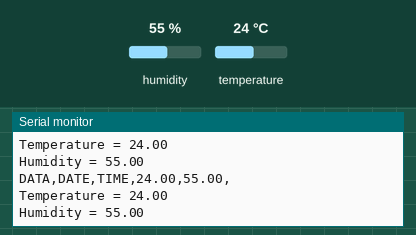
Recording of a sketch running on a simulated Arduino Uno, built with avr-gcc and run on an emulated ATmega328P. On the bench: the last lines printed to the serial monitor. The inputs (shaded band) are chosen by the test bench; at power-on: humidity 55 %, temperature 24 °C. The local clock reads 2024-03-15 10:24:30 at power-on unless the sketch sets it; storage starts empty.

Above: at 6.9 s.
7.0 s: humidity set to 22 %
At 8.6 s:
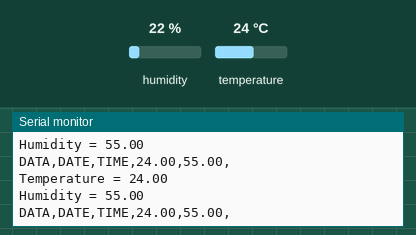
13.8 s: temperature set to 12 °C
At 20.3 s:
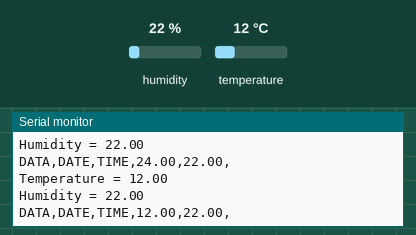
20.6 s: humidity set to 40 %
At 25.6 s:
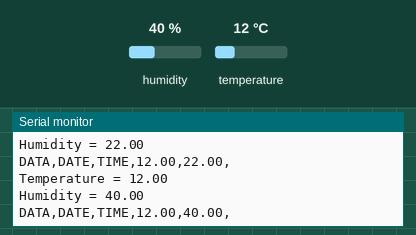
Timing chart, 0 to 27.1 s (numbered marks = the images above; inputs shaded):
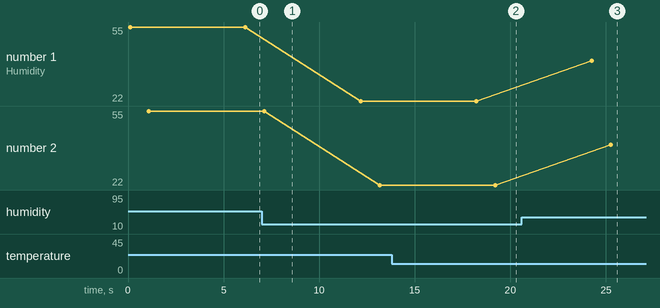

The sketch:

sketch_may15a.ino
```cpp
#include "DHT.h"


#include <DS3231.h> //Library for RTC module (Download from Link in article)
#include <SPI.h> //Library for SPI communication (Pre-Loaded into Arduino)
#include <SD.h> //Library for SD card (Pre-Loaded into Arduino)

#define DHT11_PIN 7 //Sensor output pin is connected to pin 7
#define DHTTYPE DHT11
DHT DHT(DHT11_PIN,DHTTYPE);
const int chipSelect = 4; //SD card CS pin connected to pin 4 of Arduino

// Init the DS3231 using the hardware interface
DS3231  rtc(SDA, SCL);
float temp;
float humid;
void setup()
{

  // Setup Serial connection
  Serial.begin(9600);
  Initialize_SDcard();
  Initialize_RTC();
  Initialize_PlxDaq();
}

void loop()
{

  Read_DHT11();
  Read_TempHum();
  Write_SDcard();
  Write_PlxDaq();
  delay(5000); //Wait for 5 seconds before writing the next data
}

void Write_PlxDaq()
  {
    Serial.print("DATA"); //always write "DATA" to Indicate the following as Data
    Serial.print(","); //Move to next column using a ","

    Serial.print("DATE"); //Store date on Excel
    Serial.print(","); //Move to next column using a ","

    Serial.print("TIME"); //Store date on Excel
    Serial.print(","); //Move to next column using a ","

    Serial.print(temp); //Store date on Excel
    Serial.print(","); //Move to next column using a ","

    Serial.print(humid); //Store date on Excel
    Serial.print(","); //Move to next column using a ","

    Serial.println(); //End of Row move to next row
  }

void Initialize_PlxDaq()
{
Serial.println("CLEARDATA"); //clears up any data left from previous projects
Serial.println("LABEL,Date,Time,Temperature,Humidity"); //always write LABEL, to indicate it as first line
}

void Write_SDcard()
{
    // open the file. note that only one file can be open at a time,
  // so you have to close this one before opening another.
  File dataFile = SD.open("LoggerCD.txt", FILE_WRITE);

  // if the file is available, write to it:
  if (dataFile) {
    dataFile.print(rtc.getDateStr()); //Store date on SD card
    dataFile.print(","); //Move to next column using a ","

    dataFile.print(rtc.getTimeStr()); //Store date on SD card
    dataFile.print(","); //Move to next column using a ","

    dataFile.print(temp); //Store date on SD card
    dataFile.print(","); //Move to next column using a ","

    dataFile.print(humid); //Store date on SD card
    dataFile.print(","); //Move to next column using a ","

    dataFile.println(); //End of Row move to next row
    dataFile.close(); //Close the file
  }
  else
  Serial.println("OOPS!! SD card writing failed");
}

void Initialize_SDcard()
{
  // see if the card is present and can be initialized:
  if (!SD.begin(chipSelect)) {
    Serial.println("Card failed, or not present");
    // don't do anything more:
    return;
  }
   // open the file. note that only one file can be open at a time,
  // so you have to close this one before opening another.
  File dataFile = SD.open("LoggerCD.txt", FILE_WRITE);
  // if the file is available, write to it:
  if (dataFile) {
    dataFile.println("Date,Time,Temperature,Humidity"); //Write the first row of the excel file
    dataFile.close();
  }
}

void Initialize_RTC()
{
   // Initialize the rtc object
  rtc.begin();

//#### The following lines can be uncommented to set the date and time for the first time###

rtc.setDOW(FRIDAY);     // Set Day-of-Week to SUNDAY
rtc.setTime(18, 46, 45);     // Set the time to 12:00:00 (24hr format)
rtc.setDate(6, 30, 2017);   // Set the date to January 1st, 2014
}

void Read_DHT11()
{
int chk = DHT.read(DHT11_PIN);
}

void Read_DateTime()
{
  // Send date
  Serial.print(rtc.getDateStr());
  Serial.print(" -- ");

  // Send time
  Serial.println(rtc.getTimeStr());
}

void Read_TempHum()
{
  Serial.print("Temperature = ");
  float t=DHT.readTemperature();
  temp=t;
  Serial.println(t);
  Serial.print("Humidity = ");
  float h=DHT.readHumidity();
  humid=h;
  Serial.println(h);
 delay(1000);
}
```

Measured:
- after the input at 13.8 s, the serial monitor: prints a new line after 4.4 s (image 2)
- after the input at 20.6 s, the serial monitor: prints a new line after 3.6 s (image 3)
- plotted number 1: 55 → 22 after the input at 7.0 s, 22 → 40 after the input at 20.6 s
- plotted number 2: 55 → 22 after the input at 7.0 s, 22 → 40 after the input at 20.6 s
